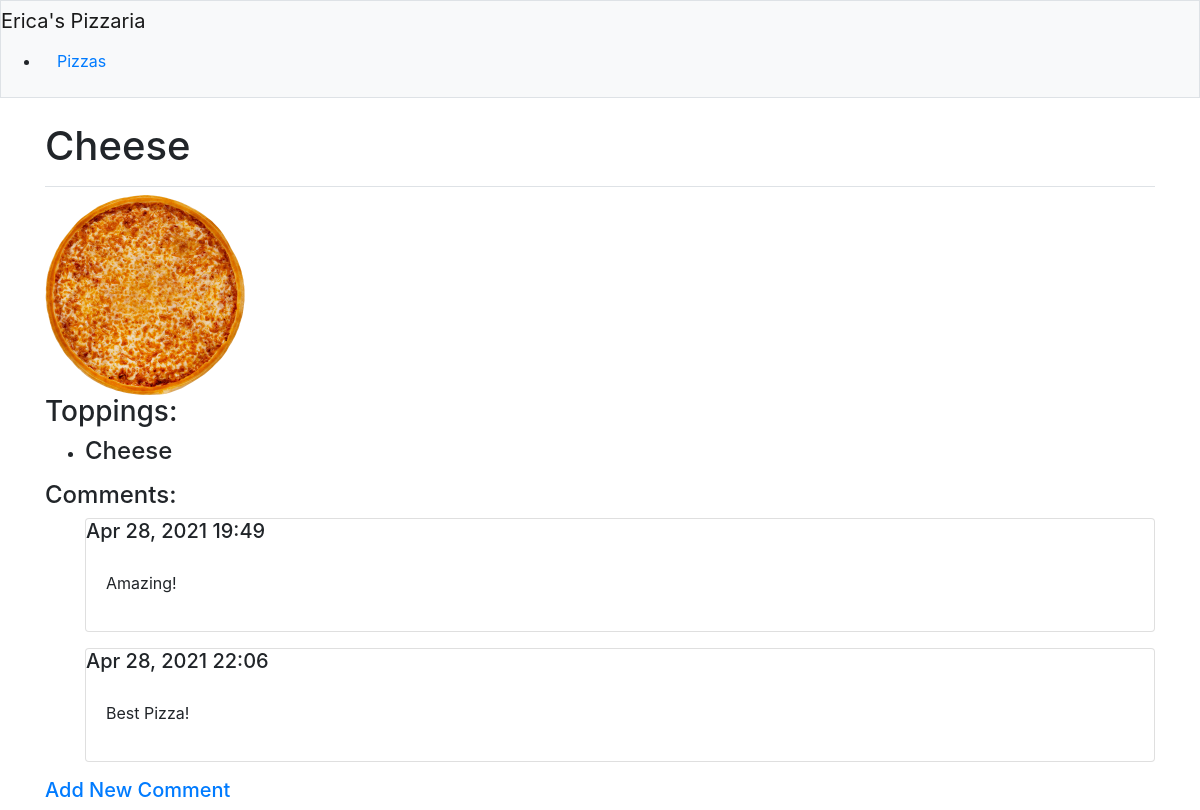
Screenshot of /toppings/1/ with the database file from the repository.
### pizzas/models.py (models this page shows, shortened)
class Pizza(models.Model):
    name = models.CharField(max_length = 100)
    def __str__(self):
        return self.name

class Topping(models.Model):
    pizza = models.ForeignKey(Pizza, on_delete = models.CASCADE)
    name = models.CharField(max_length = 50)

class Comment(models.Model):
    pizza = models.ForeignKey(Pizza,on_delete=models.CASCADE)
    text = models.TextField()
    date_added = models.DateTimeField(auto_now_add=True)

### pizzas/views.py (the view)
# urls.py: path('toppings/<int:pizza_id>/',views.toppings,name='toppings'),
def toppings(request,pizza_id):
    pizza = Pizza.objects.get(id=pizza_id)
    toppings = pizza.topping_set.order_by('name')
    comment = pizza.comment_set.order_by('date_added')
    context = {'pizza':pizza, 'toppings':toppings, 'comment':comment}
    return render(request,'pizzas/toppings.html',context)

### pizzas/templates/pizzas/toppings.html
{% extends "pizzas/base.html" %}
{% block page_header %}
<h1>{{ pizza }}</h1>
{% endblock page_header %}
{% block content %}
{% load static %}
{% if pizza.id == 1 %}
<img src="{% static 'pizzas/images/cheesepizza.png' %}">
{% elif pizza.id == 2 %}
<img src="{% static 'pizzas/images/pepperonipizza.png' %}">
{% elif pizza.id == 3 %}
<img src="{% static 'pizzas/images/meatloverspizza.png' %}">
{% else %}
<img src="{% static 'pizzas/images/hawaiianpizza.png' %}">
{% endif %}
<h3>Toppings:</h3>
<ul>
    {% for t in toppings %}
    <li>
        <h4>
            {{ t.name }}
        </h4>
    </li>
    {% empty %}
    <li>
        <h4>No toppings have been added yet.</h4>
    </li>
    {% endfor %}
</ul>
<h4>Comments:</h4>
<ul>
    {% for c in comment %}
    <div class="card mb-3">
        <h5 class+"card-header">
            {{ c.date_added|date:'M d, Y H:i' }}
        </h5>
        <div class="card-body">
            {{ c.text|linebreaks }}
        </div>
    </div>
    {% empty %}
    <p>There are no comments for this pizza.</p>
    {% endfor %}
</ul>
<h5><a href="{% url 'pizzas:new_comment' pizza.id %}">Add New Comment</a></h5>
{% endblock content %}

### rows the page displays
Pizza: name "Cheese"
Topping: name "Cheese"
Comment: date_added "Apr 28, 2021 19:49", text "Amazing!"
Comment: date_added "Apr 28, 2021 22:06", text "Best Pizza!"
